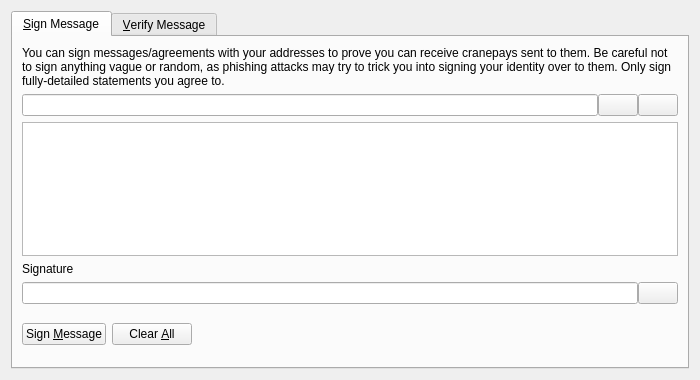
<?xml version="1.0" encoding="UTF-8"?>
<ui version="4.0">
 <class>SignVerifyMessageDialog</class>
 <widget class="QDialog" name="SignVerifyMessageDialog">
  <property name="geometry">
   <rect>
    <x>0</x>
    <y>0</y>
    <width>700</width>
    <height>380</height>
   </rect>
  </property>
  <property name="windowTitle">
   <string>Signatures - Sign / Verify a Message</string>
  </property>
  <property name="modal">
   <bool>true</bool>
  </property>
  <layout class="QVBoxLayout" name="verticalLayout">
   <item>
    <widget class="QTabWidget" name="tabWidget">
     <property name="currentIndex">
      <number>0</number>
     </property>
     <widget class="QWidget" name="tabSignMessage">
      <attribute name="title">
       <string>&amp;Sign Message</string>
      </attribute>
      <layout class="QVBoxLayout" name="verticalLayout_SM">
       <item>
        <widget class="QLabel" name="infoLabel_SM">
         <property name="text">
          <string>You can sign messages/agreements with your addresses to prove you can receive cranepays sent to them. Be careful not to sign anything vague or random, as phishing attacks may try to trick you into signing your identity over to them. Only sign fully-detailed statements you agree to.</string>
         </property>
         <property name="textFormat">
          <enum>Qt::PlainText</enum>
         </property>
         <property name="wordWrap">
          <bool>true</bool>
         </property>
        </widget>
       </item>
       <item>
        <layout class="QHBoxLayout" name="horizontalLayout_1_SM">
         <property name="spacing">
          <number>0</number>
         </property>
         <item>
          <widget class="QValidatedLineEdit" name="addressIn_SM">
           <property name="toolTip">
            <string>The Cranepay address to sign the message with</string>
           </property>
          </widget>
         </item>
         <item>
          <widget class="QPushButton" name="addressBookButton_SM">
           <property name="toolTip">
            <string>Choose previously used address</string>
           </property>
           <property name="text">
            <string/>
           </property>
           <property name="icon">
            <iconset resource="../bitcoin.qrc">
             <normaloff>:/icons/address-book</normaloff>:/icons/address-book</iconset>
           </property>
           <property name="shortcut">
            <string>Alt+A</string>
           </property>
           <property name="autoDefault">
            <bool>false</bool>
           </property>
          </widget>
         </item>
         <item>
          <widget class="QPushButton" name="pasteButton_SM">
           <property name="toolTip">
            <string>Paste address from clipboard</string>
           </property>
           <property name="text">
            <string/>
           </property>
           <property name="icon">
            <iconset resource="../bitcoin.qrc">
             <normaloff>:/icons/editpaste</normaloff>:/icons/editpaste</iconset>
           </property>
           <property name="shortcut">
            <string>Alt+P</string>
           </property>
           <property name="autoDefault">
            <bool>false</bool>
           </property>
          </widget>
         </item>
        </layout>
       </item>
       <item>
        <widget class="QPlainTextEdit" name="messageIn_SM">
         <property name="toolTip">
          <string>Enter the message you want to sign here</string>
         </property>
        </widget>
       </item>
       <item>
        <widget class="QLabel" name="signatureLabel_SM">
         <property name="text">
          <string>Signature</string>
         </property>
         <property name="textFormat">
          <enum>Qt::PlainText</enum>
         </property>
        </widget>
       </item>
       <item>
        <layout class="QHBoxLayout" name="horizontalLayout_2_SM">
         <property name="spacing">
          <number>0</number>
         </property>
         <item>
          <widget class="QLineEdit" name="signatureOut_SM">
           <property name="font">
            <font>
             <italic>true</italic>
            </font>
           </property>
           <property name="readOnly">
            <bool>true</bool>
           </property>
          </widget>
         </item>
         <item>
          <widget class="QPushButton" name="copySignatureButton_SM">
           <property name="toolTip">
            <string>Copy the current signature to the system clipboard</string>
           </property>
           <property name="text">
            <string/>
           </property>
           <property name="icon">
            <iconset resource="../bitcoin.qrc">
             <normaloff>:/icons/editcopy</normaloff>:/icons/editcopy</iconset>
           </property>
           <property name="autoDefault">
            <bool>false</bool>
           </property>
          </widget>
         </item>
        </layout>
       </item>
       <item>
        <layout class="QHBoxLayout" name="horizontalLayout_3_SM">
         <item>
          <widget class="QPushButton" name="signMessageButton_SM">
           <property name="toolTip">
            <string>Sign the message to prove you own this Cranepay address</string>
           </property>
           <property name="text">
            <string>Sign &amp;Message</string>
           </property>
           <property name="icon">
            <iconset resource="../bitcoin.qrc">
             <normaloff>:/icons/edit</normaloff>:/icons/edit</iconset>
           </property>
           <property name="autoDefault">
            <bool>false</bool>
           </property>
          </widget>
         </item>
         <item>
          <widget class="QPushButton" name="clearButton_SM">
           <property name="toolTip">
            <string>Reset all sign message fields</string>
           </property>
           <property name="text">
            <string>Clear &amp;All</string>
           </property>
           <property name="icon">
            <iconset resource="../bitcoin.qrc">
             <normaloff>:/icons/remove</normaloff>:/icons/remove</iconset>
           </property>
           <property name="autoDefault">
            <bool>false</bool>
           </property>
          </widget>
         </item>
         <item>
          <spacer name="horizontalSpacer_1_SM">
           <property name="orientation">
            <enum>Qt::Horizontal</enum>
           </property>
           <property name="sizeHint" stdset="0">
            <size>
             <width>40</width>
             <height>48</height>
            </size>
           </property>
          </spacer>
         </item>
         <item>
          <widget class="QLabel" name="statusLabel_SM">
           <property name="font">
            <font>
             <weight>75</weight>
             <bold>true</bold>
            </font>
           </property>
           <property name="text">
            <string/>
           </property>
           <property name="wordWrap">
            <bool>true</bool>
           </property>
          </widget>
         </item>
         <item>
          <spacer name="horizontalSpacer_2_SM">
           <property name="orientation">
            <enum>Qt::Horizontal</enum>
           </property>
           <property name="sizeHint" stdset="0">
            <size>
             <width>40</width>
             <height>48</height>
            </size>
           </property>
          </spacer>
         </item>
        </layout>
       </item>
      </layout>
     </widget>
     <widget class="QWidget" name="tabVerifyMessage">
      <attribute name="title">
       <string>&amp;Verify Message</string>
      </attribute>
      <layout class="QVBoxLayout" name="verticalLayout_VM">
       <item>
        <widget class="QLabel" name="infoLabel_VM">
         <property name="text">
          <string>Enter the receiver's address, message (ensure you copy line breaks, spaces, tabs, etc. exactly) and signature below to verify the message. Be careful not to read more into the signature than what is in the signed message itself, to avoid being tricked by a man-in-the-middle attack. Note that this only proves the signing party receives with the address, it cannot prove sendership of any transaction!</string>
         </property>
         <property name="textFormat">
          <enum>Qt::PlainText</enum>
         </property>
         <property name="alignment">
          <set>Qt::AlignLeading|Qt::AlignLeft|Qt::AlignTop</set>
         </property>
         <property name="wordWrap">
          <bool>true</bool>
         </property>
        </widget>
       </item>
       <item>
        <layout class="QHBoxLayout" name="horizontalLayout_1_VM">
         <property name="spacing">
          <number>0</number>
         </property>
         <item>
          <widget class="QValidatedLineEdit" name="addressIn_VM">
           <property name="toolTip">
            <string>The Cranepay address the message was signed with</string>
           </property>
          </widget>
         </item>
         <item>
          <widget class="QPushButton" name="addressBookButton_VM">
           <property name="toolTip">
            <string>Choose previously used address</string>
           </property>
           <property name="text">
            <string/>
           </property>
           <property name="icon">
            <iconset resource="../bitcoin.qrc">
             <normaloff>:/icons/address-book</normaloff>:/icons/address-book</iconset>
           </property>
           <property name="shortcut">
            <string>Alt+A</string>
           </property>
           <property name="autoDefault">
            <bool>false</bool>
           </property>
          </widget>
         </item>
        </layout>
       </item>
       <item>
        <widget class="QPlainTextEdit" name="messageIn_VM"/>
       </item>
       <item>
        <widget class="QValidatedLineEdit" name="signatureIn_VM"/>
       </item>
       <item>
        <layout class="QHBoxLayout" name="horizontalLayout_2_VM">
         <item>
          <widget class="QPushButton" name="verifyMessageButton_VM">
           <property name="toolTip">
		   <string>Verify the message to ensure it was signed with the specified Cranepay address</string>
           </property>
           <property name="text">
            <string>Verify &amp;Message</string>
           </property>
           <property name="icon">
            <iconset resource="../bitcoin.qrc">
             <normaloff>:/icons/transaction_0</normaloff>:/icons/transaction_0</iconset>
           </property>
           <property name="autoDefault">
            <bool>false</bool>
           </property>
          </widget>
         </item>
         <item>
          <widget class="QPushButton" name="clearButton_VM">
           <property name="toolTip">
            <string>Reset all verify message fields</string>
           </property>
           <property name="text">
            <string>Clear &amp;All</string>
           </property>
           <property name="icon">
            <iconset resource="../bitcoin.qrc">
             <normaloff>:/icons/remove</normaloff>:/icons/remove</iconset>
           </property>
           <property name="autoDefault">
            <bool>false</bool>
           </property>
          </widget>
         </item>
         <item>
          <spacer name="horizontalSpacer_1_VM">
           <property name="orientation">
            <enum>Qt::Horizontal</enum>
           </property>
           <property name="sizeHint" stdset="0">
            <size>
             <width>40</width>
             <height>48</height>
            </size>
           </property>
          </spacer>
         </item>
         <item>
          <widget class="QLabel" name="statusLabel_VM">
           <property name="font">
            <font>
             <weight>75</weight>
             <bold>true</bold>
            </font>
           </property>
           <property name="text">
            <string/>
           </property>
           <property name="wordWrap">
            <bool>true</bool>
           </property>
          </widget>
         </item>
         <item>
          <spacer name="horizontalSpacer_2_VM">
           <property name="orientation">
            <enum>Qt::Horizontal</enum>
           </property>
           <property name="sizeHint" stdset="0">
            <size>
             <width>40</width>
             <height>48</height>
            </size>
           </property>
          </spacer>
         </item>
        </layout>
       </item>
      </layout>
     </widget>
    </widget>
   </item>
  </layout>
 </widget>
 <customwidgets>
  <customwidget>
   <class>QValidatedLineEdit</class>
   <extends>QLineEdit</extends>
   <header>qt/qvalidatedlineedit.h</header>
  </customwidget>
 </customwidgets>
 <resources>
  <include location="../bitcoin.qrc"/>
 </resources>
 <connections/>
</ui>
